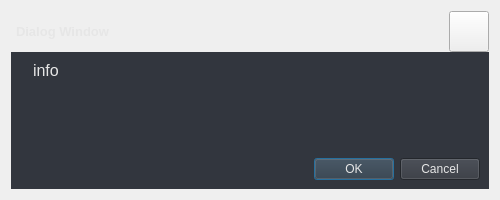
<?xml version="1.0" encoding="UTF-8"?>
<ui version="4.0">
  <class>Dialog</class>
  <widget class="QDialog" name="Dialog">
    <property name="geometry">
      <rect>
        <x>0</x>
        <y>0</y>
        <width>500</width>
        <height>200</height>
      </rect>
    </property>
    <property name="sizePolicy">
      <sizepolicy hsizetype="Fixed" vsizetype="Fixed">
        <horstretch>0</horstretch>
        <verstretch>0</verstretch>
      </sizepolicy>
    </property>
    <property name="minimumSize">
      <size>
        <width>500</width>
        <height>200</height>
      </size>
    </property>
    <property name="maximumSize">
      <size>
        <width>500</width>
        <height>200</height>
      </size>
    </property>
    <property name="baseSize">
      <size>
        <width>0</width>
        <height>0</height>
      </size>
    </property>
    <property name="windowTitle">
      <string>Dialog</string>
    </property>
    <property name="styleSheet">
      <string notr="true"/>
    </property>
    <layout class="QVBoxLayout" name="verticalLayout_2">
      <item>
        <widget class="QFrame" name="frame_main">
          <property name="styleSheet">
            <string notr="true">color: rgb(230, 230, 230);</string>
          </property>
          <property name="frameShape">
            <enum>QFrame::Shape::NoFrame</enum>
          </property>
          <property name="frameShadow">
            <enum>QFrame::Shadow::Raised</enum>
          </property>
          <layout class="QVBoxLayout" name="verticalLayout">
            <property name="spacing">
              <number>0</number>
            </property>
            <property name="leftMargin">
              <number>0</number>
            </property>
            <property name="topMargin">
              <number>0</number>
            </property>
            <property name="rightMargin">
              <number>0</number>
            </property>
            <property name="bottomMargin">
              <number>0</number>
            </property>
            <item>
              <widget class="QFrame" name="frame_top">
                <property name="minimumSize">
                  <size>
                    <width>0</width>
                    <height>41</height>
                  </size>
                </property>
                <property name="maximumSize">
                  <size>
                    <width>16777215</width>
                    <height>41</height>
                  </size>
                </property>
                <property name="styleSheet">
                  <string notr="true"/>
                </property>
                <property name="frameShape">
                  <enum>QFrame::Shape::NoFrame</enum>
                </property>
                <property name="frameShadow">
                  <enum>QFrame::Shadow::Raised</enum>
                </property>
                <layout class="QHBoxLayout" name="horizontalLayout_3">
                  <property name="spacing">
                    <number>0</number>
                  </property>
                  <property name="leftMargin">
                    <number>0</number>
                  </property>
                  <property name="topMargin">
                    <number>0</number>
                  </property>
                  <property name="rightMargin">
                    <number>0</number>
                  </property>
                  <property name="bottomMargin">
                    <number>0</number>
                  </property>
                  <item>
                    <widget class="QFrame" name="frame_toggle">
                      <property name="maximumSize">
                        <size>
                          <width>70</width>
                          <height>16777215</height>
                        </size>
                      </property>
                      <property name="styleSheet">
                        <string notr="true"/>
                      </property>
                      <property name="frameShape">
                        <enum>QFrame::Shape::NoFrame</enum>
                      </property>
                      <property name="frameShadow">
                        <enum>QFrame::Shadow::Raised</enum>
                      </property>
                      <layout class="QVBoxLayout" name="verticalLayout_3">
                        <property name="spacing">
                          <number>0</number>
                        </property>
                        <property name="leftMargin">
                          <number>0</number>
                        </property>
                        <property name="topMargin">
                          <number>0</number>
                        </property>
                        <property name="rightMargin">
                          <number>0</number>
                        </property>
                        <property name="bottomMargin">
                          <number>0</number>
                        </property>
                      </layout>
                    </widget>
                  </item>
                  <item>
                    <widget class="QFrame" name="frame_top_right">
                      <property name="styleSheet">
                        <string notr="true"/>
                      </property>
                      <property name="frameShape">
                        <enum>QFrame::Shape::NoFrame</enum>
                      </property>
                      <property name="frameShadow">
                        <enum>QFrame::Shadow::Raised</enum>
                      </property>
                      <layout class="QVBoxLayout" name="verticalLayout_4">
                        <property name="spacing">
                          <number>0</number>
                        </property>
                        <property name="leftMargin">
                          <number>0</number>
                        </property>
                        <property name="topMargin">
                          <number>0</number>
                        </property>
                        <property name="rightMargin">
                          <number>0</number>
                        </property>
                        <property name="bottomMargin">
                          <number>0</number>
                        </property>
                        <item>
                          <widget class="QFrame" name="frame_top_btns">
                            <property name="maximumSize">
                              <size>
                                <width>16777215</width>
                                <height>42</height>
                              </size>
                            </property>
                            <property name="styleSheet">
                              <string notr="true"/>
                            </property>
                            <property name="frameShape">
                              <enum>QFrame::Shape::NoFrame</enum>
                            </property>
                            <property name="frameShadow">
                              <enum>QFrame::Shadow::Raised</enum>
                            </property>
                            <layout class="QHBoxLayout" name="horizontalLayout_6">
                              <property name="spacing">
                                <number>0</number>
                              </property>
                              <property name="leftMargin">
                                <number>0</number>
                              </property>
                              <property name="topMargin">
                                <number>0</number>
                              </property>
                              <property name="rightMargin">
                                <number>0</number>
                              </property>
                              <property name="bottomMargin">
                                <number>0</number>
                              </property>
                              <item>
                                <widget class="QFrame" name="frame_label_top_btns">
                                  <property name="sizePolicy">
                                    <sizepolicy hsizetype="Expanding" vsizetype="Preferred">
                                      <horstretch>0</horstretch>
                                      <verstretch>0</verstretch>
                                    </sizepolicy>
                                  </property>
                                  <property name="frameShape">
                                    <enum>QFrame::Shape::NoFrame</enum>
                                  </property>
                                  <property name="frameShadow">
                                    <enum>QFrame::Shadow::Raised</enum>
                                  </property>
                                  <layout class="QHBoxLayout" name="horizontalLayout_11">
                                    <property name="spacing">
                                      <number>0</number>
                                    </property>
                                    <property name="leftMargin">
                                      <number>5</number>
                                    </property>
                                    <property name="topMargin">
                                      <number>0</number>
                                    </property>
                                    <property name="rightMargin">
                                      <number>10</number>
                                    </property>
                                    <property name="bottomMargin">
                                      <number>0</number>
                                    </property>
                                    <item>
                                      <widget class="QLabel" name="label_title_bar_top">
                                        <property name="font">
                                          <font>
                                            <pointsize>10</pointsize>
                                            <bold>true</bold>
                                          </font>
                                        </property>
                                        <property name="styleSheet">
                                          <string notr="true"/>
                                        </property>
                                        <property name="text">
                                          <string>Dialog Window</string>
                                        </property>
                                      </widget>
                                    </item>
                                  </layout>
                                </widget>
                              </item>
                              <item alignment="Qt::AlignmentFlag::AlignRight">
                                <widget class="QFrame" name="frame_btns_right">
                                  <property name="sizePolicy">
                                    <sizepolicy hsizetype="Expanding" vsizetype="Preferred">
                                      <horstretch>0</horstretch>
                                      <verstretch>0</verstretch>
                                    </sizepolicy>
                                  </property>
                                  <property name="maximumSize">
                                    <size>
                                      <width>120</width>
                                      <height>16777215</height>
                                    </size>
                                  </property>
                                  <property name="frameShape">
                                    <enum>QFrame::Shape::NoFrame</enum>
                                  </property>
                                  <property name="frameShadow">
                                    <enum>QFrame::Shadow::Raised</enum>
                                  </property>
                                  <layout class="QHBoxLayout" name="horizontalLayout_7">
                                    <property name="spacing">
                                      <number>0</number>
                                    </property>
                                    <property name="leftMargin">
                                      <number>0</number>
                                    </property>
                                    <property name="topMargin">
                                      <number>0</number>
                                    </property>
                                    <property name="rightMargin">
                                      <number>0</number>
                                    </property>
                                    <property name="bottomMargin">
                                      <number>0</number>
                                    </property>
                                    <item>
                                      <widget class="QPushButton" name="btn_close">
                                        <property name="sizePolicy">
                                          <sizepolicy hsizetype="Minimum" vsizetype="Expanding">
                                            <horstretch>0</horstretch>
                                            <verstretch>0</verstretch>
                                          </sizepolicy>
                                        </property>
                                        <property name="minimumSize">
                                          <size>
                                            <width>40</width>
                                            <height>0</height>
                                          </size>
                                        </property>
                                        <property name="maximumSize">
                                          <size>
                                            <width>40</width>
                                            <height>16777215</height>
                                          </size>
                                        </property>
                                        <property name="toolTip">
                                          <string>Close</string>
                                        </property>
                                        <property name="styleSheet">
                                          <string notr="true"/>
                                        </property>
                                        <property name="text">
                                          <string/>
                                        </property>
                                        <property name="icon">
                                          <iconset resource="files.qrc">
                                            <normaloff>:/16x16/icons/16x16/cil-x.png</normaloff>:/16x16/icons/16x16/cil-x.png</iconset>
                                        </property>
                                      </widget>
                                    </item>
                                  </layout>
                                </widget>
                              </item>
                            </layout>
                          </widget>
                        </item>
                      </layout>
                    </widget>
                  </item>
                </layout>
              </widget>
            </item>
            <item>
              <widget class="QFrame" name="frame_center">
                <property name="sizePolicy">
                  <sizepolicy hsizetype="Expanding" vsizetype="Expanding">
                    <horstretch>0</horstretch>
                    <verstretch>0</verstretch>
                  </sizepolicy>
                </property>
                <property name="styleSheet">
                  <string notr="true">background-color: rgb(50, 54, 62);
                  </string>
                </property>
                <property name="frameShape">
                  <enum>QFrame::Shape::NoFrame</enum>
                </property>
                <property name="frameShadow">
                  <enum>QFrame::Shadow::Raised</enum>
                </property>
                <layout class="QHBoxLayout" name="horizontalLayout_9">
                  <property name="spacing">
                    <number>0</number>
                  </property>
                  <property name="leftMargin">
                    <number>0</number>
                  </property>
                  <property name="topMargin">
                    <number>0</number>
                  </property>
                  <property name="rightMargin">
                    <number>0</number>
                  </property>
                  <property name="bottomMargin">
                    <number>0</number>
                  </property>
                  <item>
                    <widget class="QFrame" name="frame_main_content">
                      <property name="styleSheet">
                        <string notr="true"/>
                      </property>
                      <property name="frameShape">
                        <enum>QFrame::Shape::NoFrame</enum>
                      </property>
                      <property name="frameShadow">
                        <enum>QFrame::Shadow::Raised</enum>
                      </property>
                      <layout class="QVBoxLayout" name="verticalLayout_6">
                        <property name="spacing">
                          <number>0</number>
                        </property>
                        <property name="leftMargin">
                          <number>0</number>
                        </property>
                        <property name="topMargin">
                          <number>0</number>
                        </property>
                        <property name="rightMargin">
                          <number>0</number>
                        </property>
                        <property name="bottomMargin">
                          <number>0</number>
                        </property>
                        <item>
                          <widget class="QFrame" name="frame_content">
                            <property name="styleSheet">
                              <string notr="true"/>
                            </property>
                            <property name="frameShape">
                              <enum>QFrame::Shape::NoFrame</enum>
                            </property>
                            <property name="frameShadow">
                              <enum>QFrame::Shadow::Raised</enum>
                            </property>
                            <layout class="QHBoxLayout" name="horizontalLayout_17">
                              <item>
                                <layout class="QVBoxLayout" name="verticalLayout_5">
                                  <item>
                                    <layout class="QFormLayout" name="formLayout">
                                      <item row="0" column="0">
                                        <widget class="QLabel" name="label_warning">
                                          <property name="text">
                                            <string/>
                                          </property>
                                        </widget>
                                      </item>
                                      <item row="0" column="1">
                                        <widget class="QLabel" name="label_info">
                                          <property name="font">
                                            <font>
                                              <pointsize>12</pointsize>
                                            </font>
                                          </property>
                                          <property name="text">
                                            <string>info</string>
                                          </property>
                                        </widget>
                                      </item>
                                    </layout>
                                  </item>
                                  <item>
                                    <widget class="QDialogButtonBox" name="buttonBox">
                                      <property name="orientation">
                                        <enum>Qt::Orientation::Horizontal</enum>
                                      </property>
                                      <property name="standardButtons">
                                        <set>QDialogButtonBox::StandardButton::Cancel|QDialogButtonBox::StandardButton::Ok</set>
                                      </property>
                                    </widget>
                                  </item>
                                </layout>
                              </item>
                            </layout>
                          </widget>
                        </item>
                      </layout>
                    </widget>
                  </item>
                </layout>
              </widget>
            </item>
          </layout>
        </widget>
      </item>
    </layout>
  </widget>
  <tabstops>
    <tabstop>btn_close</tabstop>
  </tabstops>
  <resources>
    <include location="files.qrc"/>
  </resources>
  <connections>
    <connection>
      <sender>buttonBox</sender>
      <signal>rejected()</signal>
      <receiver>Dialog</receiver>
      <slot>reject()</slot>
      <hints>
        <hint type="sourcelabel">
          <x>249</x>
          <y>269</y>
        </hint>
        <hint type="destinationlabel">
          <x>249</x>
          <y>149</y>
        </hint>
      </hints>
    </connection>
    <connection>
      <sender>buttonBox</sender>
      <signal>accepted()</signal>
      <receiver>Dialog</receiver>
      <slot>accept()</slot>
      <hints>
        <hint type="sourcelabel">
          <x>249</x>
          <y>269</y>
        </hint>
        <hint type="destinationlabel">
          <x>249</x>
          <y>149</y>
        </hint>
      </hints>
    </connection>
  </connections>
</ui>
